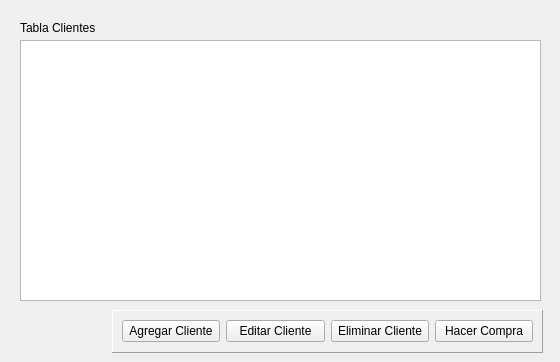
<?xml version="1.0" encoding="UTF-8"?>
<ui version="4.0">
 <class>Form</class>
 <widget class="QWidget" name="Form">
  <property name="geometry">
   <rect>
    <x>0</x>
    <y>0</y>
    <width>560</width>
    <height>362</height>
   </rect>
  </property>
  <property name="windowTitle">
   <string>Form</string>
  </property>
  <widget class="QTableView" name="tableView">
   <property name="geometry">
    <rect>
     <x>20</x>
     <y>40</y>
     <width>521</width>
     <height>261</height>
    </rect>
   </property>
   <property name="selectionMode">
    <enum>QAbstractItemView::SingleSelection</enum>
   </property>
   <property name="selectionBehavior">
    <enum>QAbstractItemView::SelectRows</enum>
   </property>
  </widget>
  <widget class="QLabel" name="label">
   <property name="geometry">
    <rect>
     <x>20</x>
     <y>20</y>
     <width>91</width>
     <height>16</height>
    </rect>
   </property>
   <property name="text">
    <string>Tabla Clientes</string>
   </property>
  </widget>
  <widget class="QFrame" name="frame">
   <property name="geometry">
    <rect>
     <x>112</x>
     <y>310</y>
     <width>431</width>
     <height>43</height>
    </rect>
   </property>
   <property name="frameShape">
    <enum>QFrame::Panel</enum>
   </property>
   <property name="frameShadow">
    <enum>QFrame::Raised</enum>
   </property>
   <layout class="QHBoxLayout" name="horizontalLayout">
    <item>
     <widget class="QPushButton" name="btn_agregar">
      <property name="text">
       <string>Agregar Cliente</string>
      </property>
     </widget>
    </item>
    <item>
     <widget class="QPushButton" name="btn_editar">
      <property name="text">
       <string>Editar Cliente</string>
      </property>
     </widget>
    </item>
    <item>
     <widget class="QPushButton" name="btn_eliminar">
      <property name="text">
       <string>Eliminar Cliente</string>
      </property>
     </widget>
    </item>
    <item>
     <widget class="QPushButton" name="btn_compra">
      <property name="toolTip">
       <string>Seleccione cliente en la tabla para efectuar compra de un auto</string>
      </property>
      <property name="text">
       <string>Hacer Compra</string>
      </property>
     </widget>
    </item>
   </layout>
  </widget>
 </widget>
 <resources/>
 <connections/>
</ui>
